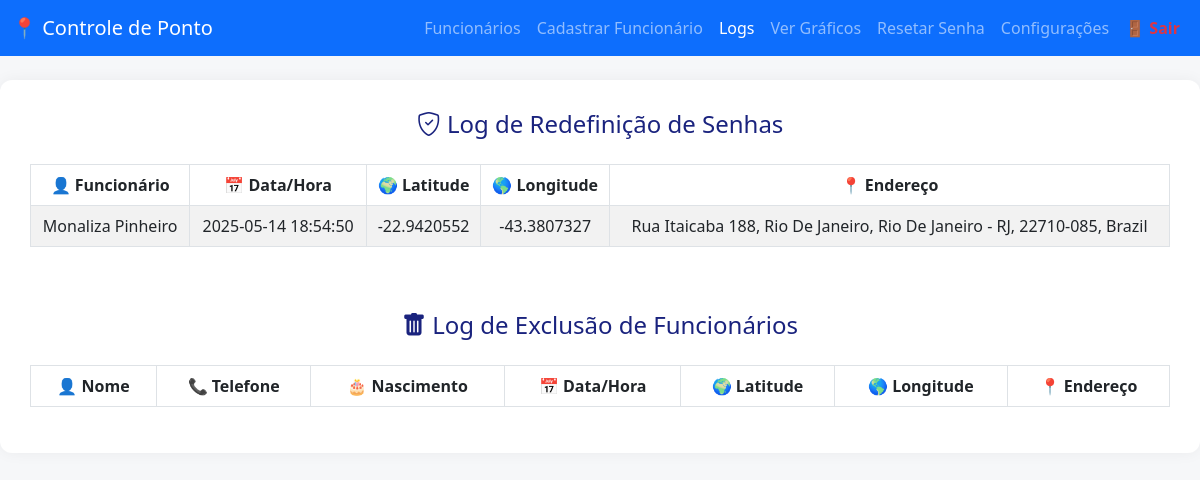
The app's page /logs (signed in) with its own data.
### tables this page shows
CREATE TABLE log_reset_senha (
            id INTEGER PRIMARY KEY AUTOINCREMENT,
            funcionario_id INTEGER,
            nome_funcionario TEXT,
            data_hora TEXT NOT NULL,
            latitude REAL,
            longitude REAL,
            endereco TEXT,
            FOREIGN KEY (funcionario_id) REFERENCES funcionarios(id) ON DELETE SET NULL
        );

### app.py (the view)
@app.route("/logs")
def pagina_logs():
    if session.get("perfil") != "admin":
        return redirect(url_for("index"))
    con = sqlite3.connect(DB_PATH)
    con.execute("PRAGMA foreign_keys = ON")
    con.row_factory = sqlite3.Row
    cur = con.cursor()
    cur.execute("""
        SELECT nome_funcionario, data_hora, latitude, longitude, endereco
        FROM log_reset_senha
        ORDER BY data_hora DESC
    """)
    reset_logs = cur.fetchall()
    cur.execute("""
        SELECT nome, sobrenome, telefone, data_nascimento, data_hora, latitude, longitude, endereco
        FROM log_exclusao_funcionarios
        ORDER BY data_hora DESC
    """)
    exclusao_logs = cur.fetchall()
    con.close()
    return render_template("logs.html", reset_logs=reset_logs, exclusao_logs=exclusao_logs)

### templates/logs.html (shortened to what this page needs)
<!DOCTYPE html>
<html lang="pt-BR">
<head>
    <link href="https://cdn.jsdelivr.net/npm/bootstrap@5.3.0/dist/css/bootstrap.min.css" rel="stylesheet">
    <link href="https://cdn.jsdelivr.net/npm/bootstrap-icons@1.10.5/font/bootstrap-icons.css" rel="stylesheet">
</head>
<body>
<nav class="navbar navbar-expand-lg navbar-dark bg-primary fixed-top">
    <div class="container-fluid">
        <a class="navbar-brand" href="{{ url_for('index') }}">📍 Controle de Ponto</a>
        <div class="collapse navbar-collapse" id="navbarNav">
            <ul class="navbar-nav ms-auto">
                {% if session["perfil"] == "admin" %}
                    <li class="nav-item"><a class="nav-link {% if request.path == url_for('pagina_funcionarios') %}active{% endif %}" href="{{ url_for('pagina_funcionarios') }}">Funcionários</a></li>
                    <li class="nav-item"><a class="nav-link {% if request.path == url_for('pagina_cadastro') %}active{% endif %}" href="{{ url_for('pagina_cadastro') }}">Cadastrar Funcionário</a></li>
                    <li class="nav-item"><a class="nav-link {% if request.path == url_for('pagina_logs') %}active{% endif %}" href="{{ url_for('pagina_logs') }}">Logs</a></li>
                    <li class="nav-item"><a class="nav-link {% if request.path == url_for('pagina_graficos') %}active{% endif %}" href="{{ url_for('pagina_graficos') }}">Ver Gráficos</a></li>
                    <li class="nav-item"><a class="nav-link {% if request.path == url_for('pagina_reset_senha') %}active{% endif %}" href="{{ url_for('pagina_reset_senha') }}">Resetar Senha</a></li>
                    <li class="nav-item"><a class="nav-link {% if request.path == url_for('pagina_config_admin') %}active{% endif %}" href="{{ url_for('pagina_config_admin') }}">Configurações</a></li>
                {% endif %}
                {% if session["perfil"] %}
                    <li class="nav-item"><a class="nav-link text-danger fw-bold" href="{{ url_for('logout') }}">🚪 Sair</a></li>
                {% endif %}
            </ul>
        </div>
    </div>
</nav>
<div class="container-box">
    <h4><i class="bi bi-shield-check"></i> Log de Redefinição de Senhas</h4>
    <div class="table-responsive mb-5">
        <table class="table table-bordered table-striped text-center">
            <thead>
                <tr>
                    <th>👤 Funcionário</th>
                    <th>📅 Data/Hora</th>
                    <th>🌍 Latitude</th>
                    <th>🌎 Longitude</th>
                    <th>📍 Endereço</th>
                </tr>
            </thead>
            <tbody>
                {% for log in reset_logs %}
                    <tr>
                        <td>{{ log.nome_funcionario }}</td>
                        <td>{{ log.data_hora }}</td>
                        <td>{{ log.latitude }}</td>
                        <td>{{ log.longitude }}</td>
                        <td>{{ log.endereco }}</td>
                    </tr>
                {% endfor %}
            </tbody>
        </table>
    </div>
    <h4><i class="bi bi-trash-fill"></i> Log de Exclusão de Funcionários</h4>
    <div class="table-responsive">
        <table class="table table-bordered table-striped text-center">
            <thead>
                <tr>
                    <th>👤 Nome</th>
                    <th>📞 Telefone</th>
                    <th>🎂 Nascimento</th>
                    <th>📅 Data/Hora</th>
                    <th>🌍 Latitude</th>
                    <th>🌎 Longitude</th>
                    <th>📍 Endereço</th>
                </tr>
            </thead>
        </table>
    </div>
</div>
</body>
</html>

### templates/logs.html (style rules this page uses)
body { background-color: #f6f7f9; padding-top: 80px; }
.container-box { max-width: 1400px; margin: auto; background: white; padding: 30px; border-radius: 12px; box-shadow: 0 0 15px rgba(0,0,0,0.05); }
h4 { margin-bottom: 25px; text-align: center; color: #1a237e; }
.table thead { background-color: #e3f2fd; }

### records on screen
log_reset_senha: nome_funcionario "Monaliza Pinheiro", data_hora "2025-05-14 18:54:50", latitude "-22.9420552", longitude "-43.3807327", endereco "Rua Itaicaba 188, Rio De Janeiro, Rio De Janeiro - RJ, 22710-085, Brazil"
